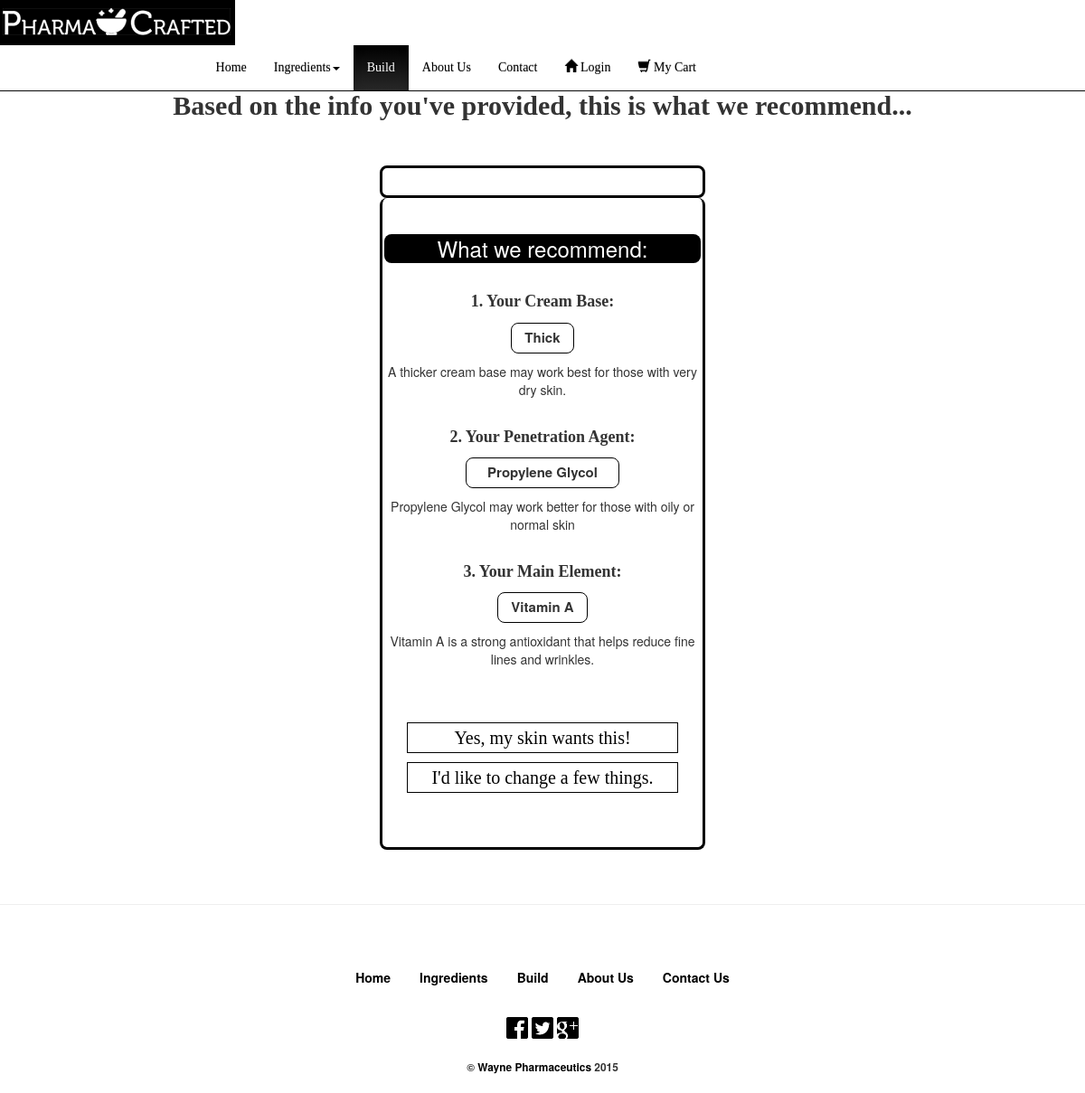
The page /users/2/result on the database its author committed.
### creamUsers/models.py (models this page shows, shortened)
class Ingredient (models.Model):
	inType = models.CharField(max_length = 20)
	ingreName = models.CharField(max_length = 50)
	description = models.CharField(max_length = 100)

class Product (models.Model):
	price = models.DecimalField(max_digits=18, decimal_places=2, verbose_name=_('price'))
	ingredient1 = models.ForeignKey(Ingredient, related_name='ingredient_cream')
	ingredient2 = models.ForeignKey(Ingredient, related_name='ingredient_penetrate')
	ingredient3 = models.ForeignKey(Ingredient, related_name='ingredient_main', default=6)

### creamUsers/views.py (the view)
# urls.py: url(r'^(?P<product_id>\d+)/result$', views.resultNoAnswer, name='resultNoAnswer'),
def resultNoAnswer (request, product_id):
	prod = get_object_or_404(Product, pk=product_id)
	return render(request, 'creamUsers/prodResult.html', {'product' : prod, 'ingredient1':prod.ingredient1, 'ingredient2':prod.ingredient2,})

### creamUsers/templates/creamUsers/prodResult.html (shortened to what this page needs)
<!DOCTYPE html>
<html lang="en">
{% extends "baseNavFooter.html" %}
{% block content %}
{% load staticfiles %}
{% load bootstrap3 %}
<div class="page-row">
<nav class="navbar transparent navbar-inverse navbar-fixed-top" role="navigation">
	<div class="container-fluid col-md-8" style="float:center;border-left:0px; border-right:0px; margin-left:auto; margin-right: auto;">
		<div class="navbar-header">
			<a class="navbar-brand" style="" href="/"></a>
		</div>
		<div class="collapse navbar-collapse" id="bs-example-navbar-collapse-1">
		  <ul class="nav navbar-nav">
			<li><a href="/">Home</a></li>
			<li class="dropdown" href="plan.html"><a class="dropdown-toggle" data-toggle="dropdown" href="plan.html">Ingredients<span class="caret"></span></a>
			</li>
			<li class="active"><a href="/build/">Build</a></li>
			<li><a href="/about/">About Us</a></li>
			<li><a href="/contact/">Contact</a></li>
			{% if user.is_authenticated %}
			<li id="menu-gap"><a href="/users/"><span class="glyphicon glyphicon-user"></span> {{user.username}}</a></li>
			<li id="menu-gap"><a href="/logout/"><span class="glyphicon glyphicon-off"></span> Logout</a></li>
			{% else %}
			<li id="menu-gap"><a href="/login/"><span class="glyphicon glyphicon-home"></span> Login</a></li>
			{% endif %}
			<li><a href="{% url 'creamUsers:cartdetail' %}"><span class="glyphicon glyphicon-shopping-cart"></span> My Cart</a></li>
		  </ul>
		</div>
	</div>
</nav>
	<div id="buildtitle">
		<h2><center/><strong/></h2>
	</div>
	<h2 class="question">Based on the info you've provided, this is what we recommend...</h2><br/><br/>
	<div id="results" style="width:30%; margin-left: auto; margin-right: auto; text-align:center; border: 3px solid black; padding-bottom:30px; border-radius: 8px;">
	</div>
	<div id="suggestions" style="width:30%; margin-left: auto; margin-right: auto; text-align:center;border-radius: 8px; border-bottom: 3px solid black; border-left: 3px solid black; border-right: 3px solid black; text-align:center; padding-bottom:50px;">
		<br/><h3 style="padding:3px;color:white;background:black;border-radius:8px;width:350px;margin-left:auto;margin-right:auto;">What we recommend:</h3>
		<form action=""><br/>
			<p style="font-family:Museo; font-size: 18px">1. Your Cream Base:</p> <p class="resing" style="width:70px;">{{ingredient1.ingreName}}</p>
			<p style="font-weight:300;">{{ingredient1.description}}</p>
		</form>
		<form action=""><br/>
			<p style="font-family:Museo; font-size: 18px">2. Your Penetration Agent:</p> <p class="resing" style="width:170px;">{{ingredient2.ingreName}}</p>
			<p style="font-weight:300;">{{ingredient2.description}}</p>
		</form>
		<form action=""><br/>
			<p style="font-family:Museo; font-size: 18px">3. Your Main Element:</p> <p class="resing" style="width:100px;">{{product.ingredient3.ingreName}}</p>
			<p style="font-weight:300;">{{product.ingredient3.description}}</p>
			<br/><br/>
		</form>
		<div id="buttons">
		<a href = "{% url 'creamUsers:addproduct' product.id%}"><h4 class="h4link" style="border:1px solid black; font-family:Museo; font-size: 20px">Yes, my skin wants this!</h4></a>
		<a href = "{% url 'creamUsers:editProd' product.id %}"><h4 class="h4link" style="border:1px solid black; font-family:Museo; font-size: 20px">I'd like to change a few things.</h4></a>
		</div>
	</div><br/><br/>
</div>
{% endblock %}

### creamUsers/static/creamUsers/style.css (style rules this page uses)
body { display:table; width:100%; height:100%; overflow:scroll; -webkit-overflow-scrolling: touch; }
.page-row { display:table-row; height:1px; table-align:center; margin-left:auto; margin-right:auto; }
.navbar.transparent.navbar.navbar-fixed-top { -webkit-transiton: opacity 0.2s; -moz-transition: opacity 0.2s; -ms-transition: opacity 0.2s; -o-transition: opacity 0.2s; -transition: opacity 0.2s; }
.navbar-brand { background: url(images/logo.png) no-repeat; width:260px; }
.navbar>.container .navbar-brand, .navbar>.container-fluid .navbar-brand { font-size:30px; font-family: "Lobster Two"; opacity:1; }
.container-fluid { border-bottom:#dddddd; }
ul.nav.navbar-nav { float:right; font-family: "Museo"; }
body { padding-top:50px; }
html, body, div, span, applet, object, iframe, h1, h2, h3, h4, h5, h6, p, blockquote, pre, a, abbr, acronym, address, big, cite, code, del, dfn, em, img, ins, kbd, q, s, samp, small, strike, strong, sub, sup, tt, var, b, u, i, center, dl, dt, dd, ol, ul, li, fieldset, form, label, legend, table, caption, tbody, tfoot, thead, tr, th, td, article, aside, canvas, details, embed, figure, figcaption, footer, header, hgroup, menu, nav, output, ruby, section, summary, time, mark, audio, video { margin: 0; padding: 0; border: 0; font-size: 100%; font: inherit; vertical-align: baseline; }
article, aside, details, figcaption, figure, footer, header, hgroup, menu, nav, section { display: block; }
body { line-height: 1; }
ol, ul { list-style: none; }
body { font: 13px/20px 'Lucida Grande', Tahoma, Verdana, sans-serif; color: #464646; }
#buildtitle { margin-top:100px; }
#buttons { text-align:center; font-family:Museo; }
.question { font-family:Museo; font-weight:700; text-align:center; margin-left:auto; margin-right:auto; }

### creamUsers/templates/creamUsers/prodResult.html (style rules this page uses)
h4.h4link { font-size:20px; color:black; background:white; width:300px; margin-left:auto; margin-right:auto; padding:5px; }
.resing { font-size:15px; padding-5px; border:1px solid black; border-radius:8px; margin-left:auto; margin-right:auto; text-align:center; padding-top:5px; padding-bottom:5px; }

### rows shown on the page
Ingredient: ingreName "Thick", description "A thicker cream base may work best for those with very dry skin."
Ingredient: ingreName "Propylene Glycol", description "Propylene Glycol may work better for those with oily or normal skin"
Product: ingredient3.ingreName "Vitamin A", ingredient3.description "Vitamin A is a strong antioxidant that helps reduce fine lines and wrinkles."
